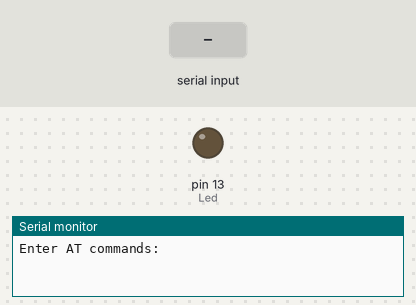
A sketch run on a simulated Arduino Uno, built with avr-gcc and run on an emulated ATmega328P. Shown: output pins drawn as LEDs (lit = HIGH), the last lines printed to the serial monitor. The inputs (shaded band) are chosen by the test bench.

Above: at 1.2 s.
1.3 s: "t" received over the second serial link
At 1.8 s:
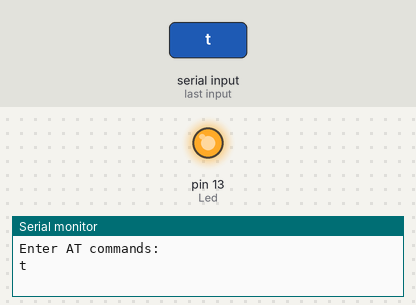
2.8 s: "h" received over the second serial link
4.3 s: "1" received over the second serial link
Timing chart, 0 to 7.3 s (numbered marks = the images above; inputs shaded):
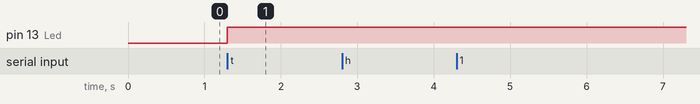

The sketch:

bluetohc_06.ino
```cpp
#include <SoftwareSerial.h>
SoftwareSerial BT1(4,2); // RX, TX recorder que se cruzan
int Led=13;
void setup()
   {
       Serial.begin(9600);
       Serial.println("Enter AT commands:");
       BT1.begin(9600);
       pinMode(Led,OUTPUT);

   }

void loop()
   {
       if (BT1.available())
           Serial.write(BT1.read());


            if (BT1.available()) {
               char c = BT1.read();
                   if (c=='t')
                           digitalWrite(Led, HIGH);
                   if (c=='h')
                           digitalWrite(Led, LOW);
               Serial.println(c);            }


}
```

Measured:
- after the input at 1.3 s, pin 13 (Led): LOW → HIGH at once
